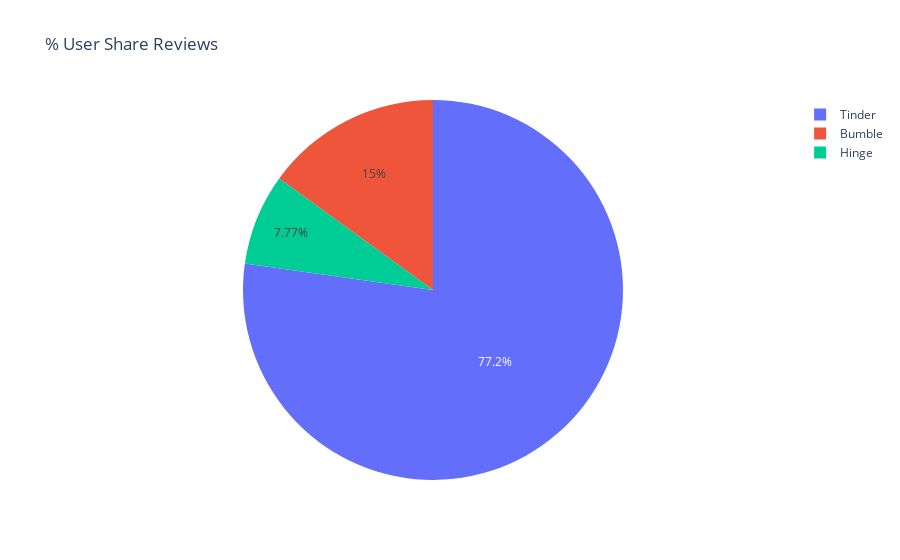

Notebook code cell kept with this figure:
### Markdown cell above
Interactive way to plot graph using plotly

### Code cell
# app_color = {
#     "Tinder": "#fe3c72",
#     "Bumble": "#ffcb37",
#     "Hinge": "#854DF8"
# }

fig = px.pie(users_per_app, values='Users', names='App', 
            title='% User Share Reviews', )
            # color_discrete_map=list(app_color.values()))
fig.show()

### Figure 1 — Plotly figure (JSON) as saved in the notebook; plotly's stock layout.template omitted (floating-point values rounded to 4 significant figures)
{"data": [{"domain": {"x": [0, 1], "y": [0, 1]}, "hovertemplate": "App=%{label}<br>Users=%{value}<extra></extra>", "labels": ["Tinder", "Bumble", "Hinge"], "legendgroup": "", "name": "", "showlegend": true, "type": "pie", "values": [526616, 102384, 52994]}], "layout": {"legend": {"tracegroupgap": 0}, "title": {"text": "% User Share Reviews"}}}
